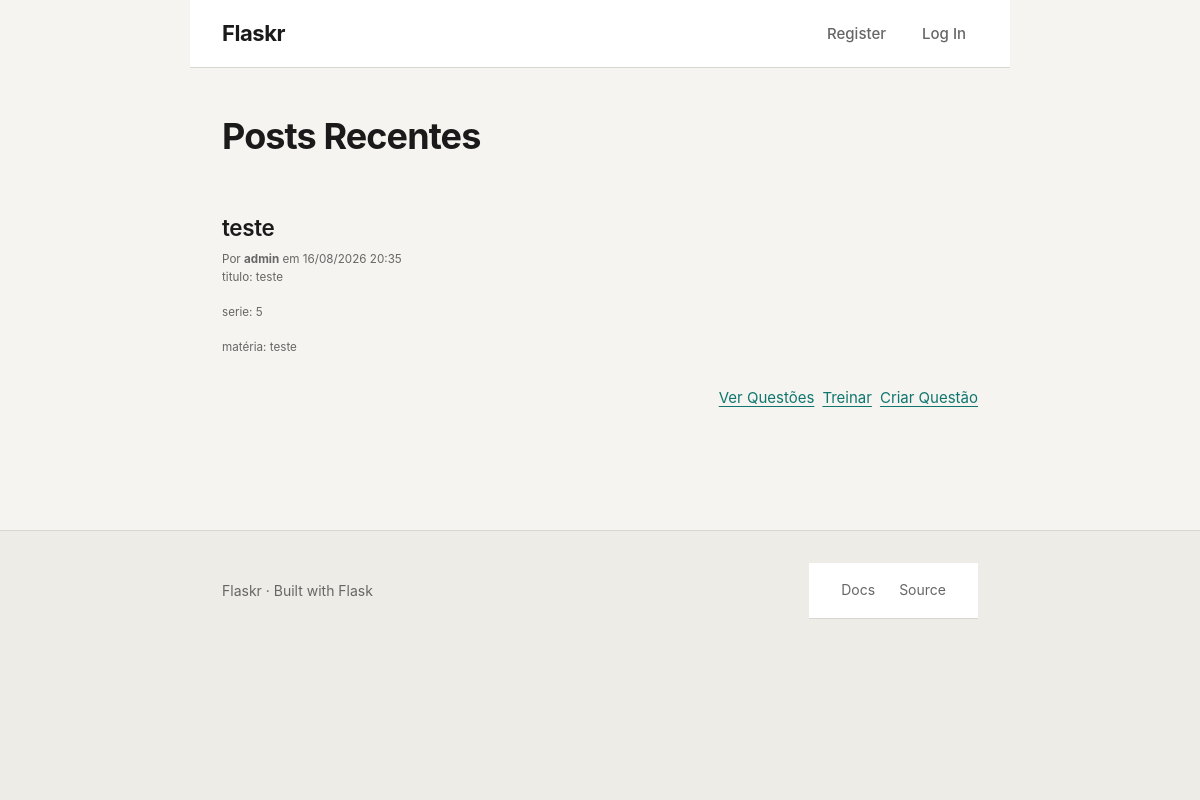
The page / on the database its author committed.
### tables this page shows
CREATE TABLE provas (
    id INTEGER PRIMARY KEY AUTOINCREMENT,
    author_id INTEGER NOT NULL,
    created TIMESTAMP NOT NULL DEFAULT CURRENT_TIMESTAMP,
    titulo TEXT NOT NULL,
    serie TEXT NOT NULL,
    materia TEXT NOT NULL,
    FOREIGN KEY (author_id) REFERENCES user (id)
);

CREATE TABLE user (
    id INTEGER PRIMARY KEY AUTOINCREMENT,
    username TEXT UNIQUE NOT NULL,
    password TEXT NOT NULL,
    is_admin INTEGER NOT NULL DEFAULT 0 -- Nova coluna: 0 = normal, 1 = admin
);

### flaskr/blog.py (the view)
@bp.route('/')
def index():
    db = get_db()
    provas = db.execute(
        'SELECT p.id, titulo, materia, serie, created, author_id, username'
        ' FROM provas p JOIN user u ON p.author_id = u.id'
        ' ORDER BY created DESC'
    ).fetchall()
    return render_template('blog/index.html', provas=provas)

### flaskr/auth.py (called while the page is built)
@bp.before_app_request
def load_logged_in_user():
    user_id = session.get('user_id')
    if user_id is None:
        g.user = None
    else:
        g.user = get_db().execute('SELECT * FROM user WHERE id = ?', (user_id,)).fetchone()

### flaskr/db.py (called while the page is built)
def get_db():
    if 'db' not in g:
        g.db = sqlite3.connect(
            current_app.config['DATABASE'],
            detect_types=sqlite3.PARSE_DECLTYPES
        )
        g.db.row_factory = sqlite3.Row
        g.db.execute("PRAGMA foreign_keys = ON")
    return g.db

### flaskr/templates/blog/index.html (shortened to what this page needs)
{% extends 'base.html' %}
{% block content %}
    <h1>Posts Recentes</h1>
    {% for prova in provas %}
        <article class="post">
            <header>
                <h2>{{ prova['titulo'] }}</h2>
                <div class="about">
                    <small>
                        Por <strong>{{ prova['username'] }}</strong>
                        em {{ prova['created'].strftime('%d/%m/%Y %H:%M') if prova['created'] is not string else prova['created'] }}
                        <p>titulo: {{ prova['titulo']}} </p>
                        <p>serie: {{prova['serie']}} </p>
                        <p>matéria: {{prova['materia']}} </p>
                    </small>
                </div>
            </header>
            <div class="actions" style="margin-top: 10px;">
                <a href="{{ url_for('blog.listar_questoes', prova_id=prova['id']) }}" class="btn">Ver Questões</a>
                <a href="{{ url_for('blog.treinar', prova_id=prova['id']) }}" class="btn">Treinar</a>
                <a href="{{ url_for('blog.create_questao', prova_id=prova['id']) }}" class="btn">Criar Questão</a>
            </div>
        </article>
    {% else %}
        <p>Nenhuma prova ainda.
            {% if g.user %}
                <a href="{{ url_for('blog.create') }}">Seja o primeiro a publicar!</a>
            {% endif %}
        </p>
    {% endfor %}
{% endblock %}

### flaskr/static/style.css (style rules this page uses)
*, *::before, *::after { box-sizing: border-box; margin: 0; padding: 0; }
:root { --c-bg: #f5f4f0; --c-bg-subtle: #eeece6; --c-surface: #ffffff; --c-text: #1a1a1a; --c-text-muted: #666666; --c-text-subtle: #999999; --c-border: #d9d6cf; --c-border-strong: #a19e96; --c-accent: #0f766e; --c-accent-hover: #0d5f59; --c-accent-subtle: #d1ede9; --c-error: #b91c1c; --c-error-bg: #fef2f2; --c-success: #15803d; --c-success-bg: #f0fdf4; --s-1: 4px; --s-2: 8px; --s-3: 12px; --s-4: 16px; --s-5: 24px; --s-6: 32px; --s-8: 48px; --s-10: 64px; --s-12: 96px; --r-sm: 4px; --r-md: 6px; --r-lg: 10px; --content: 820px; --narrow: 640px; }
html { font-size: 100%; accent-color: var(--c-accent); }
body { font-family: "Inter", -apple-system, BlinkMacSystemFont, "Segoe UI", system-ui, "Noto Sans", sans-serif; font-size: 15px; line-height: 1.6; color: var(--c-text); background: var(--c-bg); -webkit-font-smoothing: antialiased; text-rendering: optimizeLegibility; display: grid; grid-template-rows: auto auto 1fr auto; min-height: 100vh; min-height: 100dvh; }
main h1 { font-size: clamp(1.875rem, 1.5rem + 1vw, 2.5rem); font-weight: 700; letter-spacing: -0.025em; line-height: 1.15; margin-block-end: var(--s-6); text-wrap: balance; }
main h2 { font-size: clamp(1.25rem, 1.1rem + 0.4vw, 1.5rem); font-weight: 600; letter-spacing: -0.015em; line-height: 1.25; margin-block-end: var(--s-1); text-wrap: balance; }
main a { color: var(--c-accent); text-decoration: underline; text-underline-offset: 3px; text-decoration-thickness: 1px; transition: color 0.15s; }
main p + p, main p + form, main form + p, main form + hr { margin-block-start: var(--s-4); }
main > article.post { display: grid; grid-template-rows: subgrid; grid-row: span 4; padding-block: var(--s-5); border-bottom: 1px solid var(--c-border); }
main > article.post:last-child { border-bottom: none; }
article.post header { display: grid; gap: var(--s-1); padding-block-end: var(--s-2); }
article.post .about { color: var(--c-text-muted); font-size: 0.875rem; display: grid; grid-template-columns: 1fr auto; align-items: baseline; gap: var(--s-3); }
article.post .actions { display: grid; grid-auto-flow: column; grid-auto-columns: max-content; justify-content: end; gap: var(--s-2); padding-block-start: var(--s-3); }

### rows shown on the page
provas: titulo "teste", username "admin", created "16/08/2026 20:35", serie "5", materia "teste"
